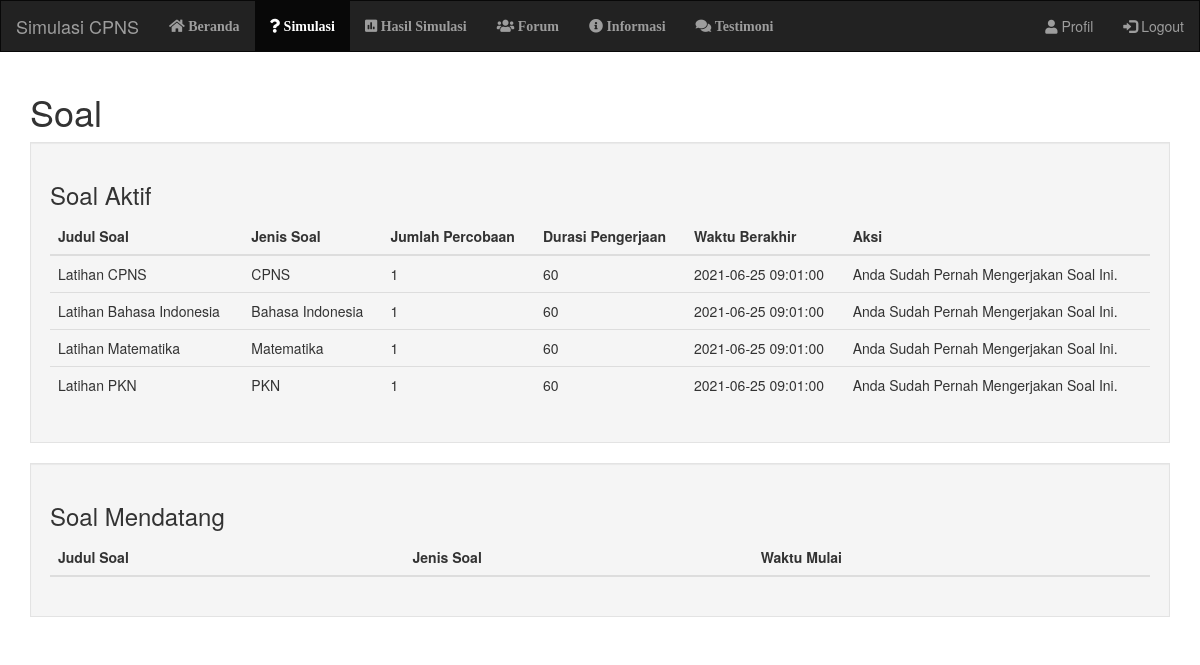
The app's page /studentHome.php (signed in) with its own data.
### tables this page shows
CREATE TABLE `test` (
  `test_id` int(11) NOT NULL,
  `subject` varchar(50) NOT NULL,
  `test_name` varchar(50) NOT NULL,
  `sdatetime` datetime NOT NULL,
  `edatetime` datetime NOT NULL,
  `test_duration` int(11) NOT NULL,
  `attempts` int(11) NOT NULL,
  `yes_no` varchar(3) NOT NULL,
  `created` timestamp NOT NULL DEFAULT current_timestamp()
);

### studentHome.php (the view, shortened to what this page needs)
<?php require'database.php' ?>
<?php
$query = mysqli_query($conn,"SELECT * FROM test");
$results = mysqli_fetch_all($query, MYSQLI_ASSOC);
$user_id = $_SESSION['user_id'];
?>
<!DOCTYPE html>
<html lang="en">
	<head>
		<link rel="stylesheet" href="https://maxcdn.bootstrapcdn.com/bootstrap/3.3.7/css/bootstrap.min.css">
		<link rel="stylesheet" type="text/css" href="css/stylesheet.css">
    <link rel="stylesheet" href="plugins/fontawesome-free/css/all.min.css">
	</head>
	<body>
		<nav class="navbar navbar-inverse">
		  <div class="container-fluid">
        <div class="navbar-header">
          <a class="navbar-brand" href="home.php">Simulasi CPNS</a>
        </div>
        <ul class="nav navbar-nav">
          <li ><a href="home.php" class="fas fa-home"> Beranda</a></li>
          <li  class="active"><a href="studentHome.php" class="fas fa-question"> Simulasi</a></li>
          <li><a href="studentResults.php" class="fas fa-poll"> Hasil Simulasi</a></li>
          <li><a href="forum.php" class="fas fa-users"> Forum</a></li>
          <li><a href="studentInformations.php" class="fas fa-info-circle"> Informasi</a></li>
          <li><a href="testimoni.php" class="fas fa-comments"> Testimoni</a></li>
		    </ul>
		    <ul class="nav navbar-nav navbar-right">
          		<li><a href="studentProfile.php"><span class="fas fa-user"></span> Profil</a></li>
		      <li><a href="logout.php"><span class="glyphicon glyphicon-log-in"></span> Logout</a></li>
		    </ul>
		  </div>
		</nav>
    <div class="container">
		<h1>Soal</h1>
		<div id="active_test" class="well">
			<h3>Soal Aktif</h3>
			<table class="table">
				<thead>
					<tr>
						<th>Judul Soal</th>
						<th>Jenis Soal</th>
						<th>Jumlah Percobaan</th>
						<th>Durasi Pengerjaan</th>
						<th>Waktu Berakhir</th>
						<th>Aksi</th>
					</tr>
				</thead>
				<tbody>
					<?php foreach ($results as $result):
						if((strtotime($result['sdatetime']) <= strtotime(date("Y-m-d h:i:sa")))  && (strtotime($result['edatetime']) > strtotime(date("Y-m-d h:i:sa")))  ){ ?>
							<tr>
								<?php
								$test_id = $result['test_id'];
								  $u_query = mysqli_query($conn,"SELECT COUNT(tr.test_id) as 'Result' FROM test_result tr INNER JOIN test ts ON tr.test_id = ts.test_id and tr.user_id = '$user_id' WHERE tr.test_id = '$test_id'");
								  $u_results = mysqli_fetch_array($u_query, MYSQLI_ASSOC);
								?>
								<td><?php echo $result['test_name'];?></td>
								<td><?php echo $result['subject']; ?></td>
								<td><?php echo $result['attempts']; ?></td>
								<td><?php echo $result['test_duration']; ?></td>
								<td><?php echo $result['edatetime']; ?></td>
								<?php
								  if($u_results['Result'] == $result['attempts']){
									echo "<td>Anda Sudah Pernah Mengerjakan Soal Ini.</td>";
								} else{
									echo "<td><a href=\"solveTest.php?var=".$result['test_id']."\" class=\"btn btn-primary\">Mulai Mengerjakan</a></td>";
								}
								?>
							</tr>
						<?php
								} ?>
					<?php endforeach; ?>
				</tbody>
			</table>
		</div>
		<div id="active_test" class="well">
			<h3>Soal Mendatang</h3>
			<table class="table">
				<thead>
					 <tr>
						<th>Judul Soal</th>
						<th>Jenis Soal</th>
						<th>Waktu Mulai</th>
					 </tr>
					</thead>
				</table>
			</div>
		</div>
	</body>
</html>

### css/stylesheet.css (style rules this page uses)
body { position: relative; }
* { border-radius: 0 !important; }

### records on screen
test: test_name "Latihan CPNS", subject "CPNS", attempts "1", test_duration "60", edatetime "2021-06-25 09:01:00", shows "Anda Sudah Pernah Mengerjakan Soal Ini."
test: test_name "Latihan Bahasa Indonesia", subject "Bahasa Indonesia", attempts "1", test_duration "60", edatetime "2021-06-25 09:01:00", shows "Anda Sudah Pernah Mengerjakan Soal Ini."
test: test_name "Latihan Matematika", subject "Matematika", attempts "1", test_duration "60", edatetime "2021-06-25 09:01:00", shows "Anda Sudah Pernah Mengerjakan Soal Ini."
test: test_name "Latihan PKN", subject "PKN", attempts "1", test_duration "60", edatetime "2021-06-25 09:01:00", shows "Anda Sudah Pernah Mengerjakan Soal Ini."
